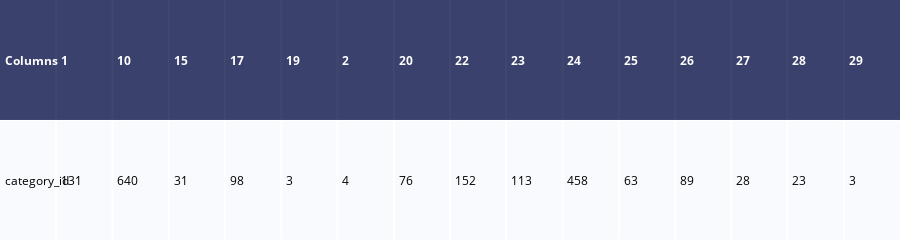
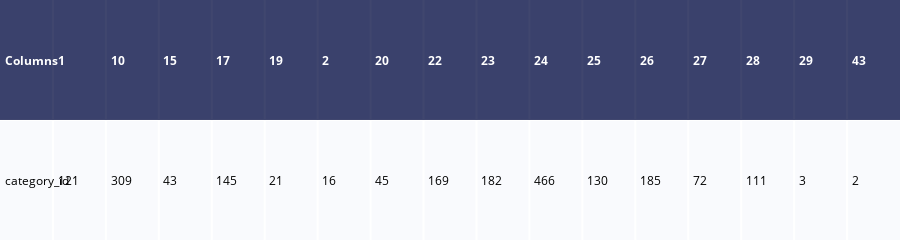

The notebook cell these images were saved under, in order:
### Code cell
plotUtil.plot_table("CommonWordsAnalyzer")

### Figure 1 — Plotly figure (JSON) as saved in the notebook; plotly's stock layout.template omitted (floating-point values rounded to 4 significant figures)
{"data": [{"colorscale": [[0, "#00083e"], [0.5, "#ededee"], [1, "#ffffff"]], "hoverinfo": "none", "opacity": 0.75, "showscale": false, "type": "heatmap", "z": [[0, 0, 0, 0, 0, 0, 0, 0, 0, 0, 0, 0, 0, 0, 0, 0], [0.5, 0.5, 0.5, 0.5, 0.5, 0.5, 0.5, 0.5, 0.5, 0.5, 0.5, 0.5, 0.5, 0.5, 0.5, 0.5]]}], "layout": {"annotations": [{"align": "left", "font": {"color": "#ffffff"}, "showarrow": false, "text": "<b>Columns</b>", "x": -0.45, "xanchor": "left", "xref": "x", "y": 0, "yref": "y"}, {"align": "left", "font": {"color": "#ffffff"}, "showarrow": false, "text": "<b>1</b>", "x": 0.55, "xanchor": "left", "xref": "x", "y": 0, "yref": "y"}, {"align": "left", "font": {"color": "#ffffff"}, "showarrow": false, "text": "<b>10</b>", "x": 1.55, "xanchor": "left", "xref": "x", "y": 0, "yref": "y"}, {"align": "left", "font": {"color": "#ffffff"}, "showarrow": false, "text": "<b>15</b>", "x": 2.55, "xanchor": "left", "xref": "x", "y": 0, "yref": "y"}, {"align": "left", "font": {"color": "#ffffff"}, "showarrow": false, "text": "<b>17</b>", "x": 3.55, "xanchor": "left", "xref": "x", "y": 0, "yref": "y"}, {"align": "left", "font": {"color": "#ffffff"}, "showarrow": false, "text": "<b>19</b>", "x": 4.55, "xanchor": "left", "xref": "x", "y": 0, "yref": "y"}, {"align": "left", "font": {"color": "#ffffff"}, "showarrow": false, "text": "<b>2</b>", "x": 5.55, "xanchor": "left", "xref": "x", "y": 0, "yref": "y"}, {"align": "left", "font": {"color": "#ffffff"}, "showarrow": false, "text": "<b>20</b>", "x": 6.55, "xanchor": "left", "xref": "x", "y": 0, "yref": "y"}, {"align": "left", "font": {"color": "#ffffff"}, "showarrow": false, "text": "<b>22</b>", "x": 7.55, "xanchor": "left", "xref": "x", "y": 0, "yref": "y"}, {"align": "left", "font": {"color": "#ffffff"}, "showarrow": false, "text": "<b>23</b>", "x": 8.55, "xanchor": "left", "xref": "x", "y": 0, "yref": "y"}, {"align": "left", "font": {"color": "#ffffff"}, "showarrow": false, "text": "<b>24</b>", "x": 9.55, "xanchor": "left", "xref": "x", "y": 0, "yref": "y"}, {"align": "left", "font": {"color": "#ffffff"}, "showarrow": false, "text": "<b>25</b>", "x": 10.55, "xanchor": "left", "xref": "x", "y": 0, "yref": "y"}, {"align": "left", "font": {"color": "#ffffff"}, "showarrow": false, "text": "<b>26</b>", "x": 11.55, "xanchor": "left", "xref": "x", "y": 0, "yref": "y"}, {"align": "left", "font": {"color": "#ffffff"}, "showarrow": false, "text": "<b>27</b>", "x": 12.55, "xanchor": "left", "xref": "x", "y": 0, "yref": "y"}, {"align": "left", "font": {"color": "#ffffff"}, "showarrow": false, "text": "<b>28</b>", "x": 13.55, "xanchor": "left", "xref": "x", "y": 0, "yref": "y"}, {"align": "left", "font": {"color": "#ffffff"}, "showarrow": false, "text": "<b>29</b>", "x": 14.55, "xanchor": "left", "xref": "x", "y": 0, "yref": "y"}, {"align": "left", "font": {"color": "#000000"}, "showarrow": false, "text": "category_id", "x": -0.45, "xanchor": "left", "xref": "x", "y": 1, "yref": "y"}, {"align": "left", "font": {"color": "#000000"}, "showarrow": false, "text": "131", "x": 0.55, "xanchor": "left", "xref": "x", "y": 1, "yref": "y"}, {"align": "left", "font": {"color": "#000000"}, "showarrow": false, "text": "640", "x": 1.55, "xanchor": "left", "xref": "x", "y": 1, "yref": "y"}, {"align": "left", "font": {"color": "#000000"}, "showarrow": false, "text": "31", "x": 2.55, "xanchor": "left", "xref": "x", "y": 1, "yref": "y"}, {"align": "left", "font": {"color": "#000000"}, "showarrow": false, "text": "98", "x": 3.55, "xanchor": "left", "xref": "x", "y": 1, "yref": "y"}, {"align": "left", "font": {"color": "#000000"}, "showarrow": false, "text": "3", "x": 4.55, "xanchor": "left", "xref": "x", "y": 1, "yref": "y"}, {"align": "left", "font": {"color": "#000000"}, "showarrow": false, "text": "4", "x": 5.55, "xanchor": "left", "xref": "x", "y": 1, "yref": "y"}, {"align": "left", "font": {"color": "#000000"}, "showarrow": false, "text": "76", "x": 6.55, "xanchor": "left", "xref": "x", "y": 1, "yref": "y"}, {"align": "left", "font": {"color": "#000000"}, "showarrow": false, "text": "152", "x": 7.55, "xanchor": "left", "xref": "x", "y": 1, "yref": "y"}, {"align": "left", "font": {"color": "#000000"}, "showarrow": false, "text": "113", "x": 8.55, "xanchor": "left", "xref": "x", "y": 1, "yref": "y"}, {"align": "left", "font": {"color": "#000000"}, "showarrow": false, "text": "458", "x": 9.55, "xanchor": "left", "xref": "x", "y": 1, "yref": "y"}, {"align": "left", "font": {"color": "#000000"}, "showarrow": false, "text": "63", "x": 10.55, "xanchor": "left", "xref": "x", "y": 1, "yref": "y"}, {"align": "left", "font": {"color": "#000000"}, "showarrow": false, "text": "89", "x": 11.55, "xanchor": "left", "xref": "x", "y": 1, "yref": "y"}, {"align": "left", "font": {"color": "#000000"}, "showarrow": false, "text": "28", "x": 12.55, "xanchor": "left", "xref": "x", "y": 1, "yref": "y"}, {"align": "left", "font": {"color": "#000000"}, "showarrow": false, "text": "23", "x": 13.55, "xanchor": "left", "xref": "x", "y": 1, "yref": "y"}, {"align": "left", "font": {"color": "#000000"}, "showarrow": false, "text": "3", "x": 14.55, "xanchor": "left", "xref": "x", "y": 1, "yref": "y"}], "height": 110, "margin": {"b": 0, "l": 0, "r": 0, "t": 0}, "xaxis": {"dtick": 1, "gridwidth": 2, "showticklabels": false, "tick0": -0.5, "ticks": "", "zeroline": false}, "yaxis": {"autorange": "reversed", "dtick": 1, "gridwidth": 2, "showticklabels": false, "tick0": 0.5, "ticks": "", "zeroline": false}}}

### Figure 2 — Plotly figure (JSON) as saved in the notebook; plotly's stock layout.template omitted (floating-point values rounded to 4 significant figures)
{"data": [{"colorscale": [[0, "#00083e"], [0.5, "#ededee"], [1, "#ffffff"]], "hoverinfo": "none", "opacity": 0.75, "showscale": false, "type": "heatmap", "z": [[0, 0, 0, 0, 0, 0, 0, 0, 0, 0, 0, 0, 0, 0, 0, 0, 0], [0.5, 0.5, 0.5, 0.5, 0.5, 0.5, 0.5, 0.5, 0.5, 0.5, 0.5, 0.5, 0.5, 0.5, 0.5, 0.5, 0.5]]}], "layout": {"annotations": [{"align": "left", "font": {"color": "#ffffff"}, "showarrow": false, "text": "<b>Columns</b>", "x": -0.45, "xanchor": "left", "xref": "x", "y": 0, "yref": "y"}, {"align": "left", "font": {"color": "#ffffff"}, "showarrow": false, "text": "<b>1</b>", "x": 0.55, "xanchor": "left", "xref": "x", "y": 0, "yref": "y"}, {"align": "left", "font": {"color": "#ffffff"}, "showarrow": false, "text": "<b>10</b>", "x": 1.55, "xanchor": "left", "xref": "x", "y": 0, "yref": "y"}, {"align": "left", "font": {"color": "#ffffff"}, "showarrow": false, "text": "<b>15</b>", "x": 2.55, "xanchor": "left", "xref": "x", "y": 0, "yref": "y"}, {"align": "left", "font": {"color": "#ffffff"}, "showarrow": false, "text": "<b>17</b>", "x": 3.55, "xanchor": "left", "xref": "x", "y": 0, "yref": "y"}, {"align": "left", "font": {"color": "#ffffff"}, "showarrow": false, "text": "<b>19</b>", "x": 4.55, "xanchor": "left", "xref": "x", "y": 0, "yref": "y"}, {"align": "left", "font": {"color": "#ffffff"}, "showarrow": false, "text": "<b>2</b>", "x": 5.55, "xanchor": "left", "xref": "x", "y": 0, "yref": "y"}, {"align": "left", "font": {"color": "#ffffff"}, "showarrow": false, "text": "<b>20</b>", "x": 6.55, "xanchor": "left", "xref": "x", "y": 0, "yref": "y"}, {"align": "left", "font": {"color": "#ffffff"}, "showarrow": false, "text": "<b>22</b>", "x": 7.55, "xanchor": "left", "xref": "x", "y": 0, "yref": "y"}, {"align": "left", "font": {"color": "#ffffff"}, "showarrow": false, "text": "<b>23</b>", "x": 8.55, "xanchor": "left", "xref": "x", "y": 0, "yref": "y"}, {"align": "left", "font": {"color": "#ffffff"}, "showarrow": false, "text": "<b>24</b>", "x": 9.55, "xanchor": "left", "xref": "x", "y": 0, "yref": "y"}, {"align": "left", "font": {"color": "#ffffff"}, "showarrow": false, "text": "<b>25</b>", "x": 10.55, "xanchor": "left", "xref": "x", "y": 0, "yref": "y"}, {"align": "left", "font": {"color": "#ffffff"}, "showarrow": false, "text": "<b>26</b>", "x": 11.55, "xanchor": "left", "xref": "x", "y": 0, "yref": "y"}, {"align": "left", "font": {"color": "#ffffff"}, "showarrow": false, "text": "<b>27</b>", "x": 12.55, "xanchor": "left", "xref": "x", "y": 0, "yref": "y"}, {"align": "left", "font": {"color": "#ffffff"}, "showarrow": false, "text": "<b>28</b>", "x": 13.55, "xanchor": "left", "xref": "x", "y": 0, "yref": "y"}, {"align": "left", "font": {"color": "#ffffff"}, "showarrow": false, "text": "<b>29</b>", "x": 14.55, "xanchor": "left", "xref": "x", "y": 0, "yref": "y"}, {"align": "left", "font": {"color": "#ffffff"}, "showarrow": false, "text": "<b>43</b>", "x": 15.55, "xanchor": "left", "xref": "x", "y": 0, "yref": "y"}, {"align": "left", "font": {"color": "#000000"}, "showarrow": false, "text": "category_id", "x": -0.45, "xanchor": "left", "xref": "x", "y": 1, "yref": "y"}, {"align": "left", "font": {"color": "#000000"}, "showarrow": false, "text": "121", "x": 0.55, "xanchor": "left", "xref": "x", "y": 1, "yref": "y"}, {"align": "left", "font": {"color": "#000000"}, "showarrow": false, "text": "309", "x": 1.55, "xanchor": "left", "xref": "x", "y": 1, "yref": "y"}, {"align": "left", "font": {"color": "#000000"}, "showarrow": false, "text": "43", "x": 2.55, "xanchor": "left", "xref": "x", "y": 1, "yref": "y"}, {"align": "left", "font": {"color": "#000000"}, "showarrow": false, "text": "145", "x": 3.55, "xanchor": "left", "xref": "x", "y": 1, "yref": "y"}, {"align": "left", "font": {"color": "#000000"}, "showarrow": false, "text": "21", "x": 4.55, "xanchor": "left", "xref": "x", "y": 1, "yref": "y"}, {"align": "left", "font": {"color": "#000000"}, "showarrow": false, "text": "16", "x": 5.55, "xanchor": "left", "xref": "x", "y": 1, "yref": "y"}, {"align": "left", "font": {"color": "#000000"}, "showarrow": false, "text": "45", "x": 6.55, "xanchor": "left", "xref": "x", "y": 1, "yref": "y"}, {"align": "left", "font": {"color": "#000000"}, "showarrow": false, "text": "169", "x": 7.55, "xanchor": "left", "xref": "x", "y": 1, "yref": "y"}, {"align": "left", "font": {"color": "#000000"}, "showarrow": false, "text": "182", "x": 8.55, "xanchor": "left", "xref": "x", "y": 1, "yref": "y"}, {"align": "left", "font": {"color": "#000000"}, "showarrow": false, "text": "466", "x": 9.55, "xanchor": "left", "xref": "x", "y": 1, "yref": "y"}, {"align": "left", "font": {"color": "#000000"}, "showarrow": false, "text": "130", "x": 10.55, "xanchor": "left", "xref": "x", "y": 1, "yref": "y"}, {"align": "left", "font": {"color": "#000000"}, "showarrow": false, "text": "185", "x": 11.55, "xanchor": "left", "xref": "x", "y": 1, "yref": "y"}, {"align": "left", "font": {"color": "#000000"}, "showarrow": false, "text": "72", "x": 12.55, "xanchor": "left", "xref": "x", "y": 1, "yref": "y"}, {"align": "left", "font": {"color": "#000000"}, "showarrow": false, "text": "111", "x": 13.55, "xanchor": "left", "xref": "x", "y": 1, "yref": "y"}, {"align": "left", "font": {"color": "#000000"}, "showarrow": false, "text": "3", "x": 14.55, "xanchor": "left", "xref": "x", "y": 1, "yref": "y"}, {"align": "left", "font": {"color": "#000000"}, "showarrow": false, "text": "2", "x": 15.55, "xanchor": "left", "xref": "x", "y": 1, "yref": "y"}], "height": 110, "margin": {"b": 0, "l": 0, "r": 0, "t": 0}, "xaxis": {"dtick": 1, "gridwidth": 2, "showticklabels": false, "tick0": -0.5, "ticks": "", "zeroline": false}, "yaxis": {"autorange": "reversed", "dtick": 1, "gridwidth": 2, "showticklabels": false, "tick0": 0.5, "ticks": "", "zeroline": false}}}
